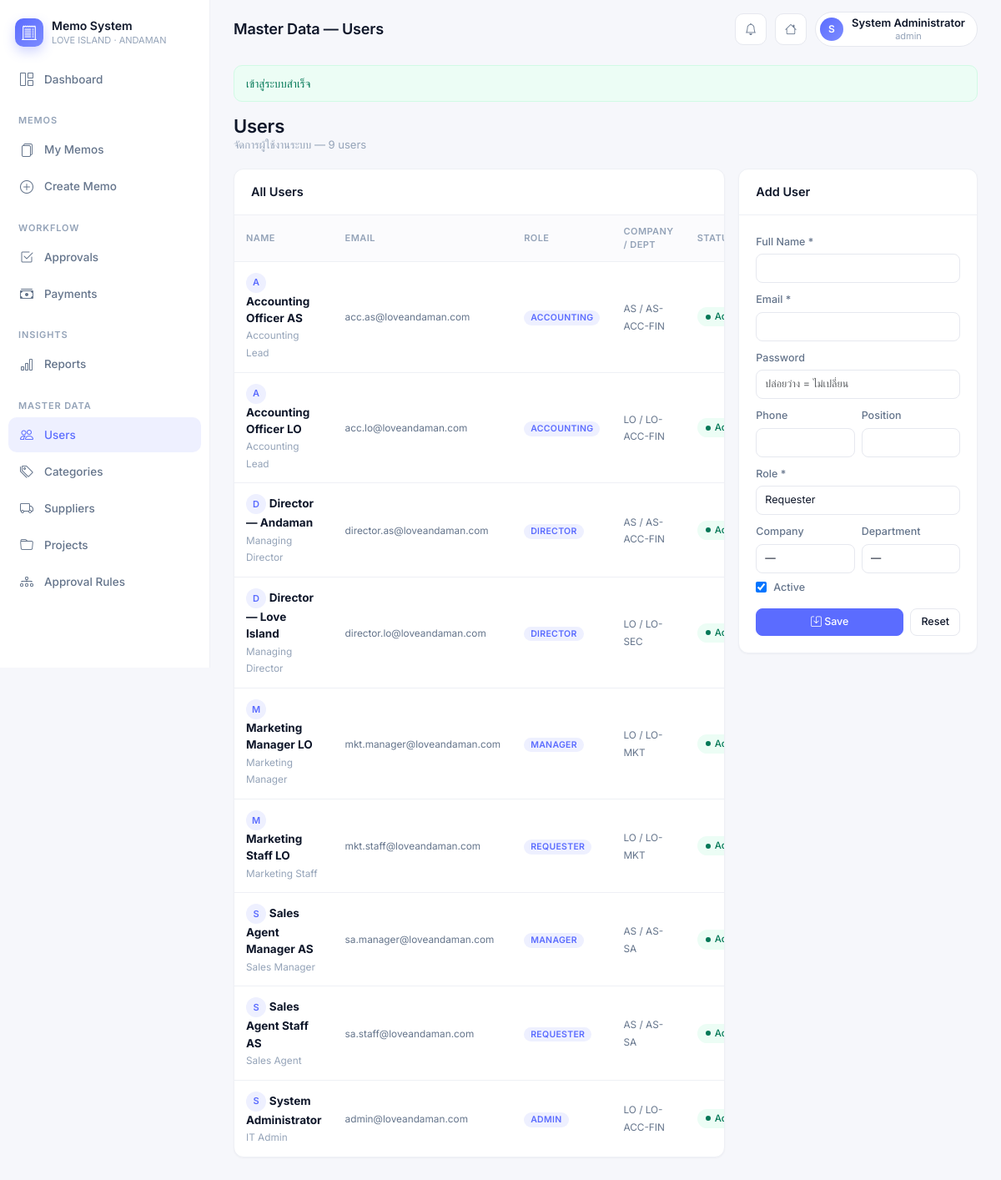
The app's page /master/users (signed in) with its own data.
### tables this page shows
CREATE TABLE users (
    id            BIGINT PRIMARY KEY AUTO_INCREMENT,
    full_name     VARCHAR(255) NOT NULL,
    email         VARCHAR(255) UNIQUE NOT NULL,
    password_hash VARCHAR(255) NOT NULL,
    phone         VARCHAR(50),
    position      VARCHAR(255),
    company_id    BIGINT,
    department_id BIGINT,
    role          ENUM('requester','manager','accounting','director','admin') NOT NULL,
    is_active     BOOLEAN DEFAULT TRUE,
    last_login_at DATETIME,
    created_at    DATETIME DEFAULT CURRENT_TIMESTAMP,
    updated_at    DATETIME DEFAULT CURRENT_TIMESTAMP ON UPDATE CURRENT_TIMESTAMP,
    KEY idx_users_company (company_id),
    KEY idx_users_dept    (department_id),
    KEY idx_users_role    (role),
    CONSTRAINT fk_user_company FOREIGN KEY (company_id)    REFERENCES companies(id),
    CONSTRAINT fk_user_dept    FOREIGN KEY (department_id) REFERENCES departments(id)
);

CREATE TABLE companies (
    id           BIGINT PRIMARY KEY AUTO_INCREMENT,
    company_code VARCHAR(50)  UNIQUE NOT NULL,
    company_name VARCHAR(255) NOT NULL,
    tax_id       VARCHAR(50),
    address      TEXT,
    phone        VARCHAR(50),
    email        VARCHAR(255),
    is_active    BOOLEAN DEFAULT TRUE,
    created_at   DATETIME DEFAULT CURRENT_TIMESTAMP,
    updated_at   DATETIME DEFAULT CURRENT_TIMESTAMP ON UPDATE CURRENT_TIMESTAMP
);

CREATE TABLE departments (
    id              BIGINT PRIMARY KEY AUTO_INCREMENT,
    company_id      BIGINT NOT NULL,
    department_code VARCHAR(50)  NOT NULL,
    department_name VARCHAR(255) NOT NULL,
    is_active       BOOLEAN DEFAULT TRUE,
    created_at      DATETIME DEFAULT CURRENT_TIMESTAMP,
    updated_at      DATETIME DEFAULT CURRENT_TIMESTAMP ON UPDATE CURRENT_TIMESTAMP,
    UNIQUE KEY uk_dept_code (company_id, department_code),
    CONSTRAINT fk_dept_company FOREIGN KEY (company_id) REFERENCES companies(id)
);

### app/views/master/users.php (the view, shortened to what the rows shown need)
<div class="page-title">
    <div>
        <h3>Users</h3>
        <div class="meta">จัดการผู้ใช้งานระบบ — <?= count($users) ?> users</div>
    </div>
</div>
<div class="row g-3">
    <div class="col-lg-8">
        <div class="emm-card">
            <div class="emm-card-header"><strong>All Users</strong></div>
            <div class="table-responsive">
                <table class="emm-table">
                    <thead><tr><th>Name</th><th>Email</th><th>Role</th><th>Company / Dept</th><th>Status</th><th></th></tr></thead>
                    <tbody>
                        <?php foreach ($users as $u): ?>
                            <tr>
                                <td>
                                    <span class="avatar-sm"><?= strtoupper(substr($u['full_name'] ?? 'U', 0, 1)) ?></span>
                                    <strong><?= e($u['full_name']) ?></strong>
                                    <?php if (!empty($u['position'])): ?><br><small class="text-soft"><?= e($u['position']) ?></small><?php endif; ?>
                                </td>
                                <td><span class="text-muted small"><?= e($u['email']) ?></span></td>
                                <td><span class="role-tag"><?= e($u['role']) ?></span></td>
                                <td><span class="text-muted small"><?= e($u['company_code'] ?? '-') ?> / <?= e($u['department_code'] ?? '-') ?></span></td>
                                <td><?= $u['is_active'] ? '<span class="status approved">Active</span>' : '<span class="status cancelled">Inactive</span>' ?></td>
                            </tr>
                        <?php endforeach; ?>
                    </tbody>
                </table>
            </div>
        </div>
    </div>
    <div class="col-lg-4">
        <div class="emm-card">
            <div class="emm-card-header"><strong id="userFormTitle">Add User</strong></div>
            <form method="post" action="<?= url('/master/users') ?>" class="emm-card-body">
                <div class="row g-2">
                    <div class="col-12"><label class="form-label">Full Name *</label><input name="full_name" id="full_name" class="form-control form-control-sm" required></div>
                    <div class="col-12"><label class="form-label">Email *</label><input type="email" name="email" id="email" class="form-control form-control-sm" required></div>
                    <div class="col-12"><label class="form-label">Password</label><input type="password" name="password" class="form-control form-control-sm" placeholder="ปล่อยว่าง = ไม่เปลี่ยน"></div>
                    <div class="col-6"><label class="form-label">Phone</label><input name="phone" id="phone" class="form-control form-control-sm"></div>
                    <div class="col-6"><label class="form-label">Position</label><input name="position" id="position" class="form-control form-control-sm"></div>
                    <div class="col-12"><label class="form-label">Role *</label>
                        <select name="role" id="role" class="form-select form-select-sm" required>
                            <option value="requester">Requester</option>
                        </select>
                    </div>
                    <div class="col-6"><label class="form-label">Company</label>
                        <select name="company_id" id="company_id" class="form-select form-select-sm">
                            <option value="">—</option>
                        </select>
                    </div>
                    <div class="col-6"><label class="form-label">Department</label>
                        <select name="department_id" id="department_id" class="form-select form-select-sm">
                            <option value="">—</option>
                        </select>
                    </div>
                    <div class="col-12">
                        <label style="display: flex; align-items: center; gap: 8px;">
                            <input type="checkbox" name="is_active" id="is_active" value="1" checked> <span class="form-label" style="margin: 0;">Active</span>
                        </label>
                    </div>
                </div>
                <div class="d-flex gap-2 mt-3">
                    <button class="btn btn-primary btn-sm flex-fill"><i class="bi bi-save"></i> Save</button>
                    <button type="reset" onclick="resetUserForm()" class="btn btn-light btn-sm">Reset</button>
                </div>
            </form>
        </div>
    </div>
</div>

### app/core/Router.php (shortened to what the rows shown need)
<?php
class Router
{
    protected array $routes = [];
    private function add(string $method, string $path, $handler, array $middleware): void
    {
        $this->routes[] = [
            'method'     => $method,
            'path'       => $path,
            'handler'    => $handler,
            'middleware' => $middleware,
        ];
    }
    public function dispatch(string $method, string $uri): void
    {
        $uri = parse_url($uri, PHP_URL_PATH) ?? '/';
        foreach ($this->routes as $r) {
            if ($r['method'] !== $method) continue;
            $pattern = preg_replace('#\{([a-zA-Z_]+)\}#', '(?P<$1>[^/]+)', $r['path']);
            $pattern = '#^' . $pattern . '$#';
            if (preg_match($pattern, $uri, $matches)) {
                $params = array_filter($matches, 'is_string', ARRAY_FILTER_USE_KEY);
                $this->call($r['handler'], $params);
                return;
            }
        }
    }
    private function call($handler, array $params): void
    {
        if (is_string($handler) && str_contains($handler, '@')) {
            [$class, $method] = explode('@', $handler);
            $obj = new $fqcn();
            call_user_func_array([$obj, $method], $params);
            return;
        }
        throw new \RuntimeException('Invalid route handler');
    }
}

### app/views/layouts/main.php (shortened to what the rows shown need)
<?php $u = user(); ?>
<!doctype html>
<html lang="th">
<head>
    <link href="https://cdn.jsdelivr.net/npm/bootstrap@5.3.2/dist/css/bootstrap.min.css" rel="stylesheet">
    <link href="https://cdn.jsdelivr.net/npm/bootstrap-icons@1.11.2/font/bootstrap-icons.css" rel="stylesheet">
</head>
<body>
<div class="emm-app">
    <?php $cur = $_SERVER['REQUEST_URI']; $isActive = fn($p) => str_contains($cur, $p) ? 'active' : ''; ?>
    <aside class="emm-side">
        <div class="emm-brand">
            <div class="logo"><i class="bi bi-receipt-cutoff"></i></div>
            <div class="label"><strong>Memo System</strong><small>LOVE ISLAND · ANDAMAN</small></div>
        </div>
        <nav class="nav flex-column">
            <a class="nav-link <?= str_ends_with($cur, '/dashboard') || str_ends_with($cur, '/') ? 'active' : '' ?>" href="<?= url('/dashboard') ?>">
                <i class="bi bi-grid-1x2"></i> Dashboard
            </a>
        </nav>
        <div class="group-title">Memos</div>
        <nav class="nav flex-column">
            <a class="nav-link <?= preg_match('#/memos$|/memos\?#', $cur) ? 'active' : '' ?>" href="<?= url('/memos') ?>">
                <i class="bi bi-files"></i> My Memos
            </a>
            <a class="nav-link <?= str_contains($cur, '/memos/create') ? 'active' : '' ?>" href="<?= url('/memos/create') ?>">
                <i class="bi bi-plus-circle"></i> Create Memo
            </a>
        </nav>
        <?php if (in_array($u['role'], ['manager','director','accounting','admin'])): ?>
            <div class="group-title">Workflow</div>
            <nav class="nav flex-column">
                <a class="nav-link <?= str_contains($cur, '/approvals') ? 'active' : '' ?>" href="<?= url('/approvals') ?>">
                    <i class="bi bi-check2-square"></i> Approvals
                </a>
                <?php if (in_array($u['role'], ['accounting','admin'])): ?>
                    <a class="nav-link <?= str_contains($cur, '/payments') ? 'active' : '' ?>" href="<?= url('/payments') ?>">
                        <i class="bi bi-cash-stack"></i> Payments
                    </a>
                <?php endif; ?>
            </nav>
        <?php endif; ?>
        <div class="group-title">Insights</div>
        <nav class="nav flex-column">
            <a class="nav-link <?= str_contains($cur, '/reports') ? 'active' : '' ?>" href="<?= url('/reports') ?>">
                <i class="bi bi-bar-chart"></i> Reports
            </a>
        </nav>
        <?php if ($u['role'] === 'admin'): ?>
            <div class="group-title">Master Data</div>
            <nav class="nav flex-column">
                <a class="nav-link <?= str_contains($cur, '/master/users') ? 'active' : '' ?>" href="<?= url('/master/users') ?>"><i class="bi bi-people"></i> Users</a>
                <a class="nav-link <?= str_contains($cur, '/master/categories') ? 'active' : '' ?>" href="<?= url('/master/categories') ?>"><i class="bi bi-tags"></i> Categories</a>
                <a class="nav-link <?= str_contains($cur, '/master/suppliers') ? 'active' : '' ?>" href="<?= url('/master/suppliers') ?>"><i class="bi bi-truck"></i> Suppliers</a>
                <a class="nav-link <?= str_contains($cur, '/master/projects') ? 'active' : '' ?>" href="<?= url('/master/projects') ?>"><i class="bi bi-folder"></i> Projects</a>
                <a class="nav-link <?= str_contains($cur, '/master/approval-rules') ? 'active' : '' ?>" href="<?= url('/master/approval-rules') ?>"><i class="bi bi-diagram-3"></i> Approval Rules</a>
            </nav>
        <?php endif; ?>
    </aside>
    <div class="emm-main">
        <header class="emm-top">
            <div>
                <h6><?= isset($pageTitle) ? e($pageTitle) : '' ?></h6>
            </div>
            <div class="actions">
                <button class="icon-btn" title="Notifications"><i class="bi bi-bell"></i></button>
                <a class="icon-btn" href="<?= url('/dashboard') ?>" title="Home"><i class="bi bi-house"></i></a>
                <div class="dropdown">
                    <button class="user-pill" data-bs-toggle="dropdown">
                        <span class="avatar"><?= strtoupper(substr($u['full_name'] ?? 'U', 0, 1)) ?></span>
                        <span class="meta">
                            <strong><?= e($u['full_name']) ?></strong>
                            <small><?= e($u['role']) ?></small>
                        </span>
                    </button>
                </div>
            </div>
        </header>
        <main class="emm-content">
            <?php foreach ((array) flash() as $type => $msg): ?>
                <div class="alert alert-<?= $type === 'error' ? 'danger' : e($type) ?> mb-3">
                    <?= e($msg) ?>
                </div>
            <?php endforeach; $_SESSION['_flash'] = []; ?>
            <?= $content ?>
        </main>
    </div>
</div>
</body>
</html>

### records on screen
users: full_name "S", full_name "System Administrator", role "admin", position "IT Admin", email "admin@loveandaman.com", role "ADMIN", company.company_code "LO", department.department_code "LO-ACC-FIN", is_active "Active"
users: full_name "A", full_name "Accounting Officer AS", position "Accounting Lead", email "acc.as@loveandaman.com", role "ACCOUNTING", company.company_code "AS", department.department_code "AS-ACC-FIN", is_active "Active"
users: full_name "A", full_name "Accounting Officer LO", position "Accounting Lead", email "acc.lo@loveandaman.com", role "ACCOUNTING", company.company_code "LO", department.department_code "LO-ACC-FIN", is_active "Active"
users: full_name "D", full_name "Director — Andaman", position "Managing Director", email "director.as@loveandaman.com", role "DIRECTOR", company.company_code "AS", department.department_code "AS-ACC-FIN", is_active "Active"
users: full_name "D", full_name "Director — Love Island", position "Managing Director", email "director.lo@loveandaman.com", role "DIRECTOR", company.company_code "LO", department.department_code "LO-SEC", is_active "Active"
users: full_name "M", full_name "Marketing Manager LO", position "Marketing Manager", email "mkt.manager@loveandaman.com", role "MANAGER", company.company_code "LO", department.department_code "LO-MKT", is_active "Active"
users: full_name "M", full_name "Marketing Staff LO", position "Marketing Staff", email "mkt.staff@loveandaman.com", role "REQUESTER", company.company_code "LO", department.department_code "LO-MKT", is_active "Active"
users: full_name "S", full_name "Sales Agent Manager AS", position "Sales Manager", email "sa.manager@loveandaman.com", role "MANAGER", company.company_code "AS", department.department_code "AS-SA", is_active "Active"
users: full_name "S", full_name "Sales Agent Staff AS", position "Sales Agent", email "sa.staff@loveandaman.com", role "REQUESTER", company.company_code "AS", department.department_code "AS-SA", is_active "Active"

### other values on screen
$msg "เข้าสู่ระบบสำเร็จ"
